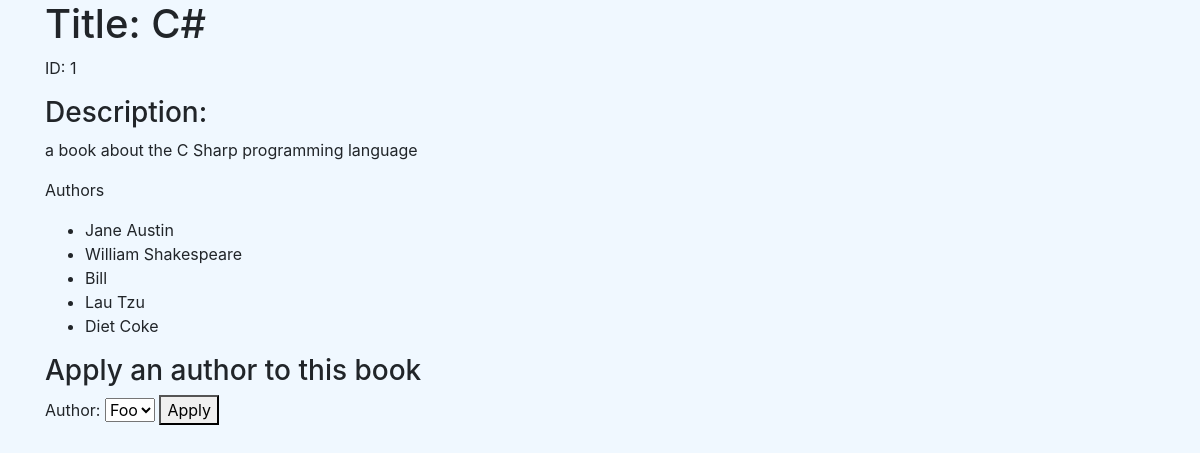
Screenshot of /books/1 with the database file from the repository.
### main_app/models.py (models this page shows)
class Book(models.Model):
    title = models.CharField(max_length=255)
    desc = models.TextField(blank=True)
    created_on = models.DateTimeField(auto_now_add=True)
    updated_on = models.DateTimeField(auto_now=True)

class Author(models.Model):
    name = models.CharField(max_length=100)
    created_on = models.DateTimeField(auto_now_add=True)
    updated_on = models.DateTimeField(auto_now=True)
    notes = models.TextField(blank=True)
    books = models.ManyToManyField(Book, related_name="authors")

### main_app/views.py (the view)
# urls.py: path('books/<int:book_id>', views.book_view),
def book_view(request, book_id):
    list = []
    for author in Book.objects.get(id=book_id).authors.all():
        list.append(author.id)
    print(list)
    context = {
        'book_info': Book.objects.get(id=book_id),
        'book_authors': Book.objects.get(id=book_id).authors.all(),
        'avail_authors': Author.objects.exclude(id__in=list)
    }
    return render(request, 'bookview.html', context)

### main_app/templates/bookview.html (shortened to what this page needs)
<!DOCTYPE html>
<html lang="en">
<head>
    <link rel="stylesheet" href="https://stackpath.bootstrapcdn.com/bootstrap/4.5.2/css/bootstrap.min.css">
    {% load static %}
    <link rel="stylesheet" href="{% static 'style.css' %}">
</head>
<body>
    <div class="container">
        <div>
            <h1>Title: {{book_info.title}}</h1>
            <p>ID: {{ book_info.id }}</p>
            <h3>Description:</h3>
            <p>{{book_info.desc}}</p>
            <p>Authors</p>
            <ul>
                {% for author in book_authors %}
                    <li>{{ author.name }}</li>
                {% endfor %}
            </ul>
        </div>
        <div>
            <h3>Apply an author to this book</h3>
            <form action="/apply_author" method="POST">
                <label for="authorlist">Author:</label>
                <select name="new_author" id="authorlist">
                    {% for author in avail_authors %}
                        <option value="{{author.id}}">{{ author.name }}</option>
                    {% endfor %}
                </select>
                <button>Apply</button>
            </form>
        </div>
    </div>
</body>
</html>

### main_app/static/style.css (style rules this page uses)
body { background-color: aliceblue; }

### rows the page displays
Book: title "C#", id "1", desc "a book about the C Sharp programming language"
Author: name "Jane Austin"
Author: name "William Shakespeare"
Author: name "Bill"
Author: name "Lau Tzu"
Author: name "Diet Coke"

### other values shown
form field new_author "Foo"
